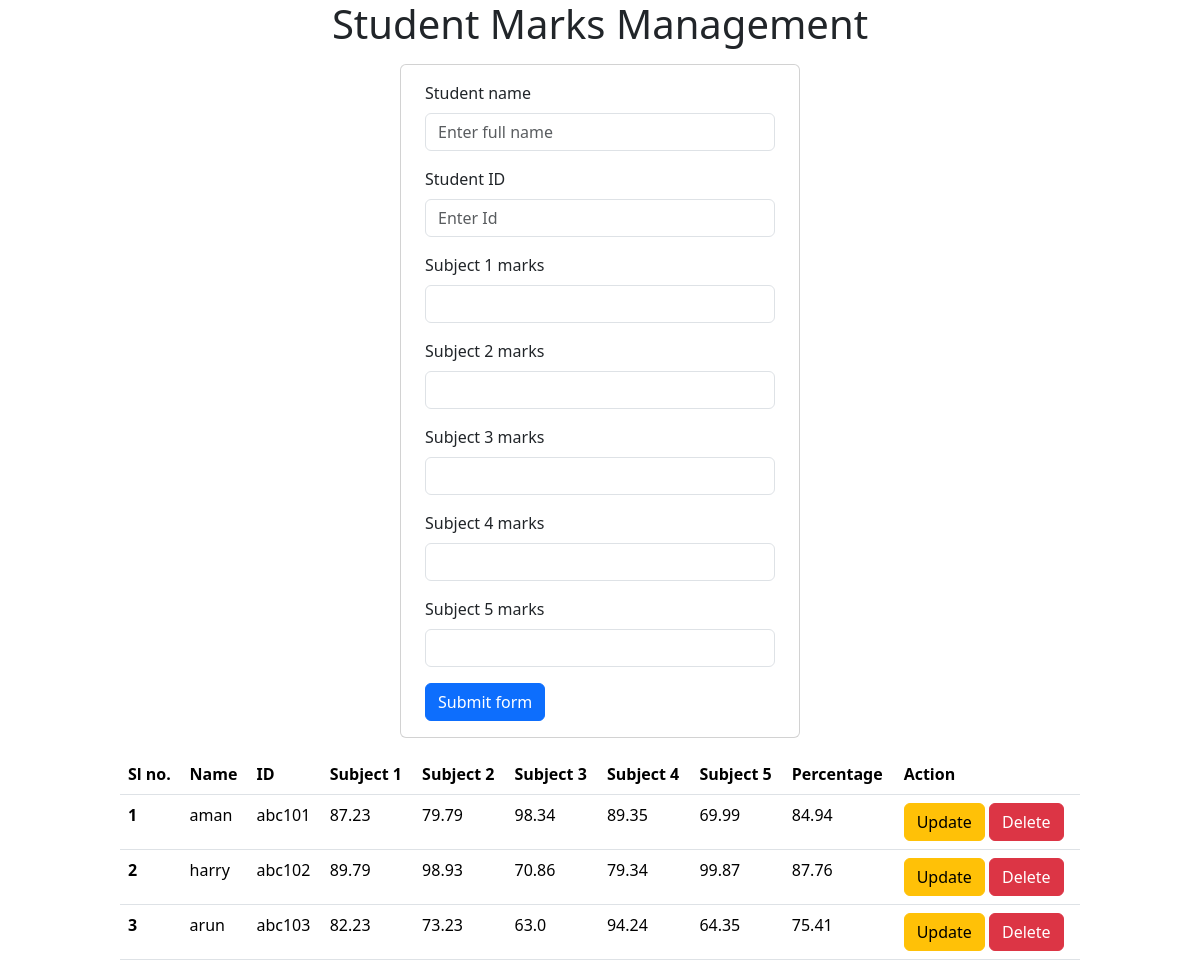
The page / on the database its author committed.
### home/models.py (models this page shows)
class Student(models.Model):
    name = models.CharField(max_length=10)
    std_id = models.CharField(max_length=20)
    sub1_marks = models.FloatField(default=0)
    sub2_marks = models.FloatField(default=0)
    sub3_marks = models.FloatField(default=0)
    sub4_marks = models.FloatField(default=0)
    sub5_marks = models.FloatField(default=0)
    percentage = models.FloatField(default=0)

### home/views.py (the view, shortened to what this page needs)
# urls.py: 2. Add a URL to urlpatterns:  path('', views.home, name='home')
def home(request):
    student = Student.objects.all()
    return render(request, "index.html", context={"students": student})

### home/templates/index.html (shortened to what this page needs)
{% extends "list.html" %}
    {% block start %}
<!DOCTYPE html>
<html lang="en">
  <head>
    <link
      href="https://cdn.jsdelivr.net/npm/bootstrap@5.3.3/dist/css/bootstrap.min.css"
      rel="stylesheet"
    />
  </head>
  <body>
    <h1 class="text-center">Student Marks Management</h1>
    <div class="card mx-auto p-3 m-3" style="width: 25rem">
      <form class="row g-3 needs-validation mx-auto" method="post">
        <div class="row-md-4">
          <label for="validationCustom01" class="form-label"
            >Student name</label
          >
          <input
            type="text"
            class="form-control"
            id="validationCustom01"
            placeholder="Enter full name"
            name="name"
            required
          />
        </div>
        <div class="row-md-4">
          <label for="validationCustom01" class="form-label">Student ID</label>
          <input
            type="text"
            class="form-control"
            id="validationCustom01"
            placeholder="Enter Id"
            name="std_id"
            required
          />
        </div>
        <div class="row-md-4">
          <label for="validationCustom01" class="form-label"
            >Subject 1 marks</label
          >
          <input
            type="number"
            class="form-control"
            id="validationCustom01"
            name="sub1_marks"
            step="0.01"
            max="100"
            min="0"
            required
          />
        </div>
        <div class="row-md-4">
          <label for="validationCustom01" class="form-label"
            >Subject 2 marks</label
          >
          <input
            type="number"
            class="form-control"
            id="validationCustom01"
            name="sub2_marks"
            step="0.01"
            max="100"
            min="0"
            required
          />
        </div>
        <div class="row-md-4">
          <label for="validationCustom01" class="form-label"
            >Subject 3 marks</label
          >
          <input
            type="number"
            class="form-control"
            id="validationCustom01"
            name="sub3_marks"
            step="0.01"
            max="100"
            min="0"
            required
          />
        </div>
        <div class="row-md-4">
          <label for="validationCustom01" class="form-label"
            >Subject 4 marks</label
          >
          <input
            type="number"
            class="form-control"
            id="validationCustom01"
            name="sub4_marks"
            step="0.01"
            max="100"
            min="0"
            required
          />
        </div>
        <div class="row-md-4">
          <label for="validationCustom01" class="form-label"
            >Subject 5 marks</label
          >
          <input
            type="number"
            class="form-control"
            id="validationCustom01"
            name="sub5_marks"
            step="0.01"
            max="100"
            min="0"
            required
          />
        </div>
        <div class="row-12 mx-auto">
          <button class="btn btn-primary" type="submit">Submit form</button>
        </div>
      </form>
    </div>
     {% endblock %}

### home/templates/list.html
{% block start %}
{% endblock %}
<table class="table mx-auto p-3 m-3" style="width: 80%">
    <thead>
      <tr>
        <th scope="col">Sl no.</th>
        <th scope="col">Name</th>
        <th scope="col">ID</th>
        <th scope="col">Subject 1</th>
        <th scope="col">Subject 2</th>
        <th scope="col">Subject 3</th>
        <th scope="col">Subject 4</th>
        <th scope="col">Subject 5</th>
        <th scope="col">Percentage</th>
        <th scope="col">Action</th>
      </tr>
    </thead>
    <tbody>
      {% for student in students %}
      <tr>
        <th scope="row">{{ forloop.counter }}</th>
        <td>{{ student.name }}</td>
        <td>{{ student.std_id }}</td>
        <td>{{ student.sub1_marks }}</td>
        <td>{{ student.sub2_marks }}</td>
        <td>{{ student.sub3_marks }}</td>
        <td>{{ student.sub4_marks }}</td>
        <td>{{ student.sub5_marks }}</td>
        <td >{{ student.percentage }}</td>
        <td>
          <a href="/update/{{student.id}}" class='btn btn-warning'>Update</a>
          <a href="/delete/{{student.id}}" class='btn btn-danger'>Delete</a>
        </td>
      </tr>
      {% endfor %}
    </tbody>
  </table>

### rows shown on the page
Student: name "aman", std_id "abc101", sub1_marks "87.23", sub2_marks "79.79", sub3_marks "98.34", sub4_marks "89.35", sub5_marks "69.99", percentage "84.94"
Student: name "harry", std_id "abc102", sub1_marks "89.79", sub2_marks "98.93", sub3_marks "70.86", sub4_marks "79.34", sub5_marks "99.87", percentage "87.76"
Student: name "arun", std_id "abc103", sub1_marks "82.23", sub2_marks "73.23", sub3_marks "63.0", sub4_marks "94.24", sub5_marks "64.35", percentage "75.41"
